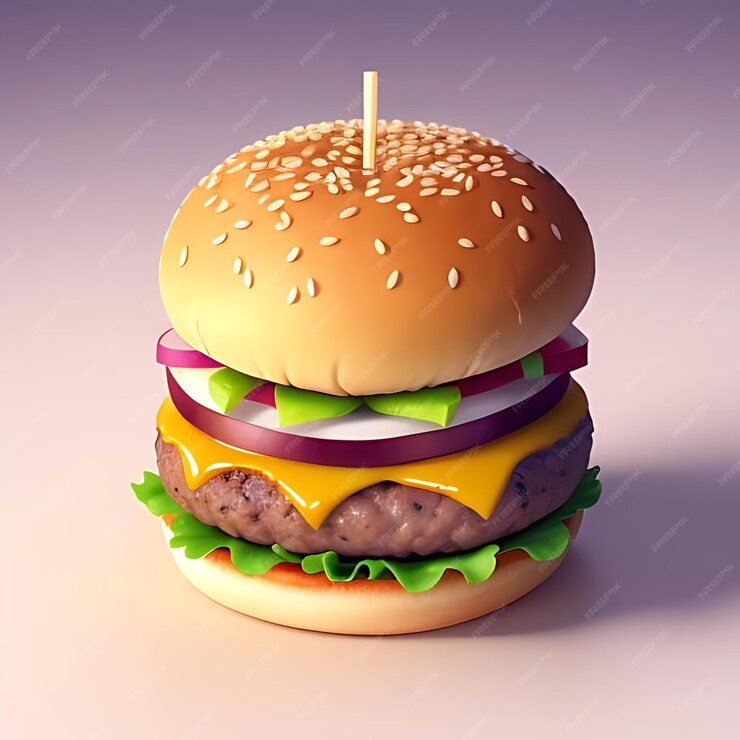
#> input picture Burger.jpg, 740 x 740 px
$ python image_processing.py
#> lines starting #> are read from the running program, lines starting #| are printed output that depends on the picture
# Import OpenCV
import cv2

# Read an image from the file
image = cv2.imread('Burger.jpg')  # Make sure you have an image in the same folder or provide the correct path
#> image is the input picture: shape (740, 740, 3); mean B, G, R 141, 155, 189.9

# Display the original image
cv2.imshow('Original Image', image)
cv2.waitKey(0)  # Wait until any key is pressed

# Resize the image
resized_image = cv2.resize(image, (300, 300))  # Resizing to 300x300 pixels

# Convert the image to grayscale
gray_image = cv2.cvtColor(image, cv2.COLOR_BGR2GRAY)
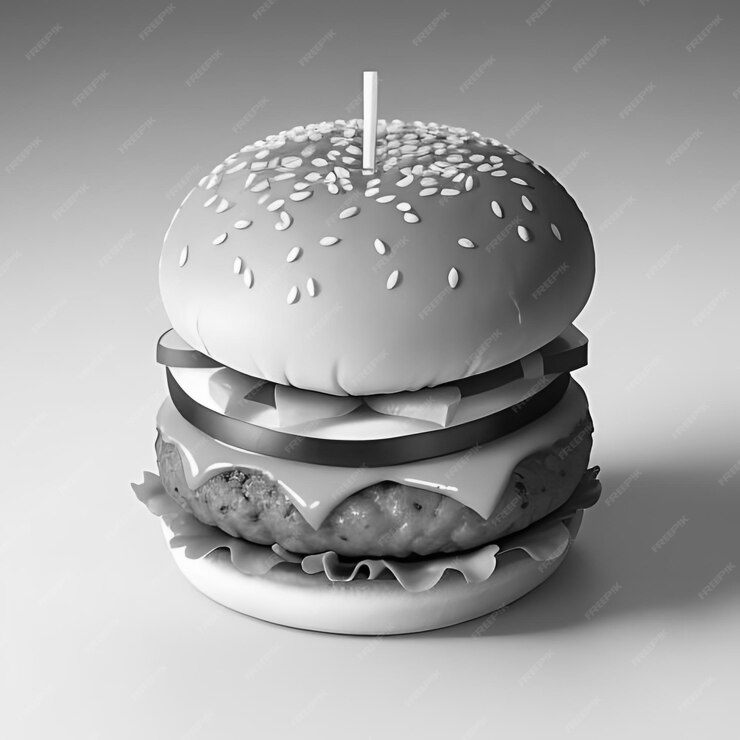
#> gray_image: shape (740, 740); min 0, max 254, mean 163.8

# Save the manipulated images
cv2.imwrite('resized_image.jpg', resized_image)
cv2.imwrite('gray_image.jpg', gray_image)

# Display the grayscale image
cv2.imshow('Grayscale Image', gray_image)
cv2.waitKey(0)  # Wait until any key is pressed

# Close all windows
cv2.destroyAllWindows()
